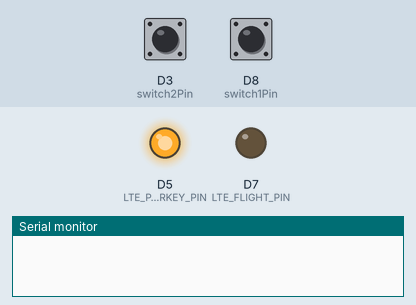
Recording of a sketch running on a simulated Arduino Zero (SAMD21). On the bench: output pins drawn as LEDs (lit = HIGH), the last lines printed to the serial monitor. The test bench sets the inputs (shaded band); at power-on: D3 (switch2Pin) HIGH, D8 (switch1Pin) HIGH. No MQTT or app messages arrive unless stated; the modem accepts every AT command (registered, SIM ready, sends succeed) and sends nothing else.

Above: at 0.2 s.
At 9.3 s:
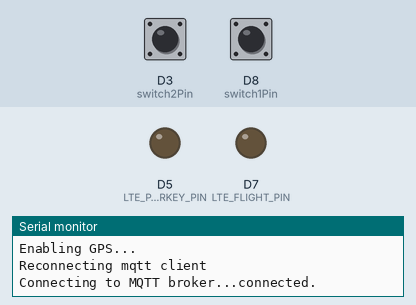
9.4 s: D3 (switch2Pin) pulled LOW for 0.15 s
11.0 s: D8 (switch1Pin) pulled LOW for 0.15 s
Timing chart, 0 to 14.0 s (numbered marks = the images above; inputs shaded):
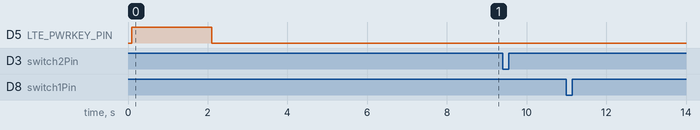

The sketch:

MQTT_SOS_OK_TRACK.ino
```cpp
#define TINY_GSM_MODEM_SIM7600
#define DEBUG false

#include <PubSubClient.h>
#include <TinyGsmClient.h>

// LTE Modem pins
#define LTE_PWRKEY_PIN 5
#define LTE_RESET_PIN 6
#define LTE_FLIGHT_PIN 7

// Switch pins
const int switch1Pin = 8;
const int switch2Pin = 3;

// Flags for button presses
volatile bool sosPressed = false;
volatile bool okPressed = false;
volatile bool sendingMessage = false;

// APN and MQTT credentials
const char apn[] = "airtelgprs.com";
const char broker[] = "35.200.163.26";
const int brokerPort = 1883;

const char topicTracking[] = "sim7600/nmea";
const char topicSOS[] = "sim7600/sos";
const char topicOK[] = "sim7600/ok";

// Intervals
const unsigned long trackSendInterval = 1500; // 1.5 seconds
unsigned long lastTrackSendTime = 0;

// Variables for debouncing
unsigned long lastDebounceTime1 = 0;
unsigned long lastDebounceTime2 = 0;
const unsigned long debounceDelay = 50; // 50 milliseconds debounce time

// GSM and MQTT clients
TinyGsm modem(Serial1);
TinyGsmClient gsmClient(modem);
PubSubClient mqttClient(gsmClient);

// Function to extract NMEA sentence
String extractNMEA(String response) {
    int start = response.indexOf("+CGPSINFO: ");
    if (start != -1) {
        start += 11; // Move past "+CGPSINFO: "
        int end = response.indexOf("OK", start);
        if (end != -1 && end > start) {
            String nmea = response.substring(start, end);
            nmea.trim(); // Trim any leading/trailing whitespace
            return nmea;
        }
    }
    return ""; // Return empty string if NMEA sentence not found or invalid format
}

// Send AT command to the modem
String sendData(String command, const int timeout, boolean debug = false) {
    String response = "";
    Serial1.println(command);

    long int startTime = millis();
    while (millis() - startTime < timeout) {
        while (Serial1.available()) {
            char c = Serial1.read();
            response += c;
        }
    }

    if (debug) {
        SerialUSB.print(command);
        SerialUSB.print(" Response: ");
        SerialUSB.println(response);
    }

    return response;
}

// Function to publish MQTT messages
void publishMessage(const char* topic, const String& payload) {
    if (mqttClient.publish(topic, payload.c_str())) {
        SerialUSB.println(String("Message published to ") + topic + ": " + payload);
    } else {
        SerialUSB.println(String("Failed to publish message to ") + topic);
    }
}

// Function to handle SOS messages
void handleSosMessage() {
    sendingMessage = true;
    sosPressed = false;

    SerialUSB.println("Sending SOS message...");
    String payload = "{\"carId\":1, \"message\": \"SOS\"}";

    for (int attempt = 0; attempt < 25; attempt++) {
        publishMessage(topicSOS, payload);
        SerialUSB.println("SOS sent successfully.");
        break;
    }

    sendingMessage = false;
}

// Function to handle OK messages
void handleOkMessage() {
    sendingMessage = true;
    okPressed = false;

    SerialUSB.println("Sending OK message...");
    String payload = "{\"carId\":1, \"message\": \"OK\"}";

    for (int attempt = 0; attempt < 25; attempt++) {
        publishMessage(topicOK, payload);
        SerialUSB.println("OK sent successfully.");
        break;
    }

    sendingMessage = false;
}

// Function to publish NMEA data to MQTT
void sendTrackData() {
    if (sendingMessage) return;

    String gpsInfo = sendData("AT+CGPSINFO", 1300, DEBUG);
    String nmeaSentence = extractNMEA(gpsInfo);
    SerialUSB.println(nmeaSentence + " nmea");

    if (nmeaSentence.length() > 8) {
        SerialUSB.println("Publishing Track data to MQTT");
        String payload = "{\"nmea\": \"" + nmeaSentence + "\",\"carId\":1}";
        publishMessage(topicTracking, payload);
    }
}


void checkInternet() {
    if (modem.isGprsConnected()) {
        SerialUSB.println("Modem is connected to the Internet.");
    } else {
        SerialUSB.println("Modem is NOT connected to the Internet. Retrying...");
        modem.gprsDisconnect();
        modem.gprsConnect(apn, "", "");
    }
}


// MQTT reconnect function
void reconnectMQTT() {
    while (!mqttClient.connected()) {
        SerialUSB.print("Connecting to MQTT broker...");

        if (mqttClient.connect("TrackingClient")) {
            SerialUSB.println("connected.");
        } else {
            SerialUSB.print("failed, rc=");
            SerialUSB.print(mqttClient.state());
            SerialUSB.println(" trying again in 5 seconds.");
            // checkInternet();
            delay(8000);
        }
    }
}

// LTE modem initialization
void initModem() {
    modem.restart();
    if (!modem.gprsConnect(apn, "", "")) {
        SerialUSB.println("Failed to connect to GPRS. Retrying...");
        while (!modem.gprsConnect(apn, "", "")) {
            delay(5000);
        }
    }
    SerialUSB.println("GPRS connected.");
}

void setup() {
    // Initialize serial communication
    SerialUSB.begin(115200);
    Serial1.begin(115200);

    // Configure LTE pins
    pinMode(LTE_RESET_PIN, OUTPUT);
    digitalWrite(LTE_RESET_PIN, LOW);

    pinMode(LTE_PWRKEY_PIN, OUTPUT);
    digitalWrite(LTE_PWRKEY_PIN, LOW);
    delay(100);
    digitalWrite(LTE_PWRKEY_PIN, HIGH);
    delay(2000);
    digitalWrite(LTE_PWRKEY_PIN, LOW);

    pinMode(LTE_FLIGHT_PIN, OUTPUT);
    digitalWrite(LTE_FLIGHT_PIN, LOW);

    // Configure switches
    pinMode(switch1Pin, INPUT_PULLUP);
    pinMode(switch2Pin, INPUT_PULLUP);

    // Wait for SerialUSB
    while (!SerialUSB) {
        delay(10);
    }

    SerialUSB.println("Initializing modem...");
    initModem();

    // Initialize MQTT
    mqttClient.setServer(broker, brokerPort);

    SerialUSB.println("Enabling GPS...");
    sendData("AT+CGPS=0", 3000, DEBUG); // Disable GPS (if already running)
    sendData("AT+CGPS=1", 3000, DEBUG); // Enable GPS
}

void loop() {
    // Reconnect MQTT if disconnected
    if (!mqttClient.connected()) {
        SerialUSB.println("Reconnecting mqtt client");
        reconnectMQTT();
    }
    // mqttClient.loop();

    // Check Switch 1 (SOS button)
    if (digitalRead(switch1Pin) == LOW) { // Button pressed
        if (millis() - lastDebounceTime1 > debounceDelay) { // Debounce logic
            lastDebounceTime1 = millis();
            sosPressed = true; // Set flag for SOS
        }
    }

    // Check Switch 2 (OK button)
    if (digitalRead(switch2Pin) == LOW) { // Button pressed
        if (millis() - lastDebounceTime2 > debounceDelay) { // Debounce logic
            lastDebounceTime2 = millis();
            okPressed = true; // Set flag for OK
        }
    }

    // Handle SOS message
    if (sosPressed) {
        handleSosMessage();
    }

    // Handle OK message
    if (okPressed) {
        handleOkMessage();
    }

    // Send track data at regular intervals
    unsigned long currentTime = millis();
    if (currentTime - lastTrackSendTime >= trackSendInterval) {
        lastTrackSendTime = currentTime;
        sendTrackData();
    }
}
```
